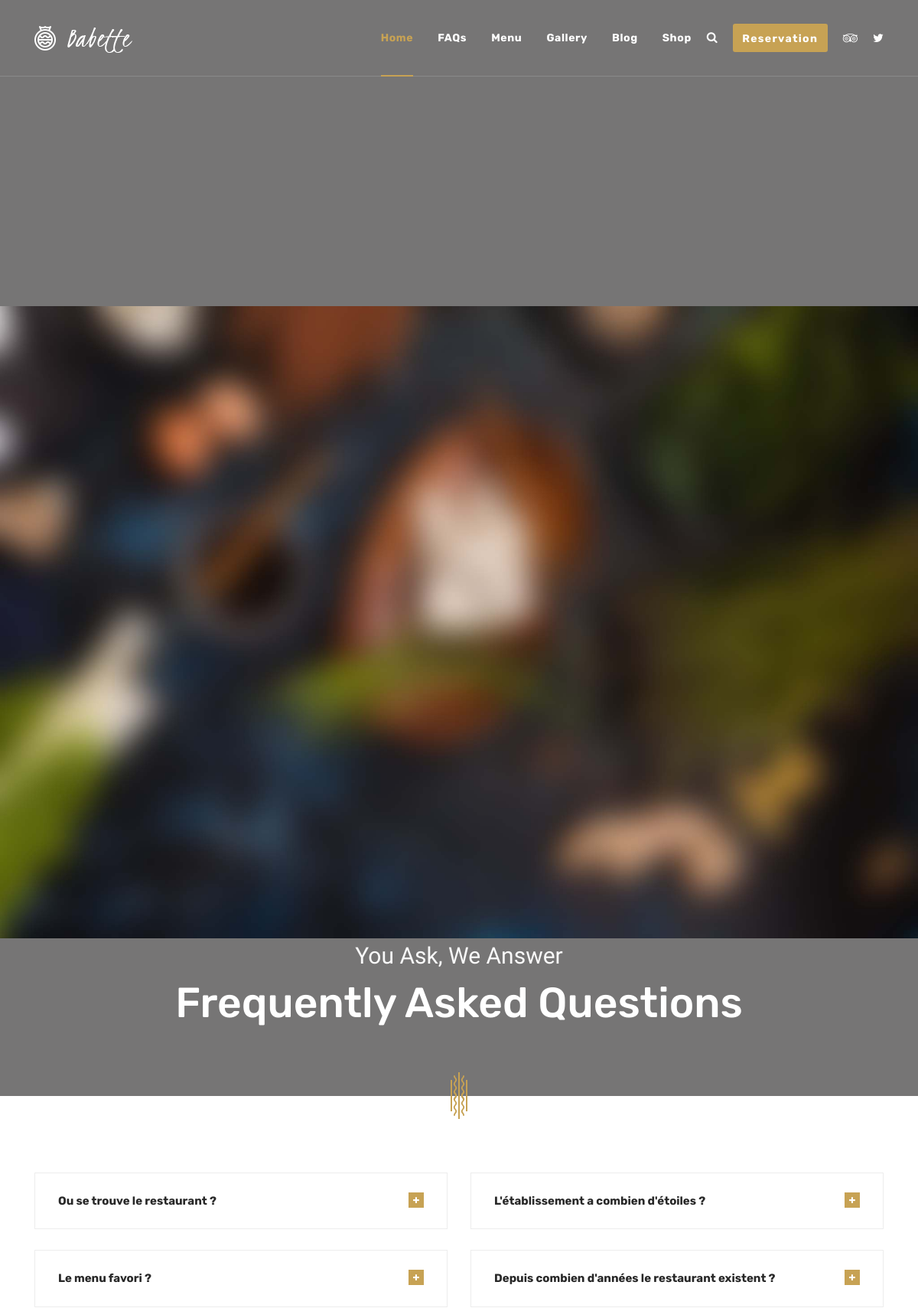
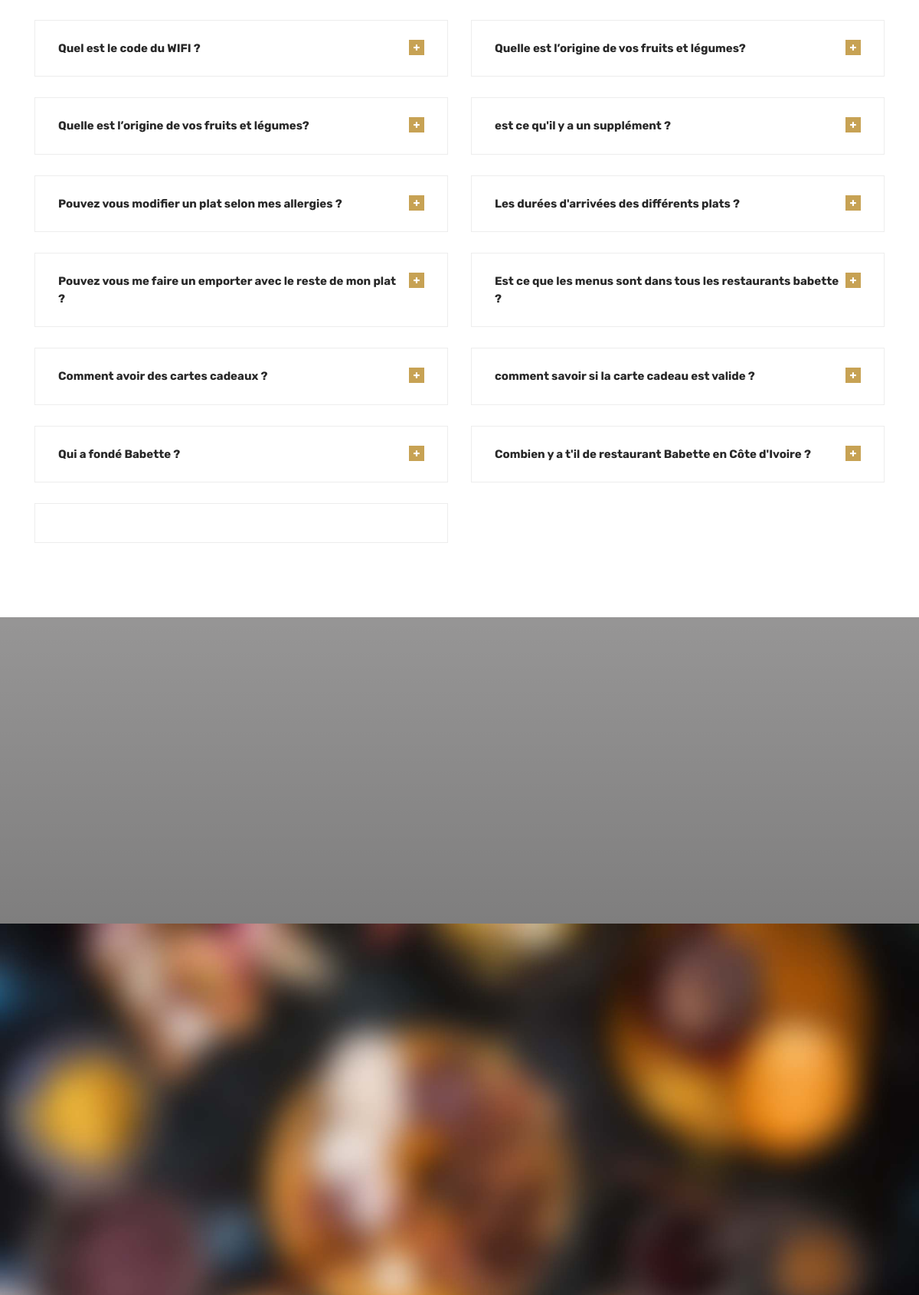
Page /faq (upper part) on the committed database (2 pictures, top to bottom).
### restaurant/models.py (models this page shows, shortened)
class Faq(models.Model):
    question = models.CharField(max_length=255)
    reponse = models.CharField(max_length=255)
    status = models.BooleanField(default=True)
    date_add = models.DateTimeField(auto_now_add=True)
    date_update = models.DateTimeField(auto_now=True)
    class Meta:
        verbose_name = "Faq"
        verbose_name_plural = "Faqs"

### restaurant/views.py (the view)
# urls.py: path('faq', views.faqs, name='faqs'),
def faqs(request: HttpRequest) -> HttpResponse:
    data = {
        "faqs": rest_models.Faq.objects.filter(status=True),
    }
    return render(request, 'pages/faqs.html', data)

### templates/pages/faqs.html (shortened to what this page needs)
{% extends 'bases/base.html' %}
{% load static %}
{% block content %}
    <section id="page-title" class="page-title page-title-layout1 text-center bg-overlay bg-overlay-2 bg-parallax">
      <div class="bg-img"><img src="{% static 'images/backgrounds/13.jpg' %}" alt="background"></div>
      <div class="container">
        <div class="row">
          <div class="col-sm-12 col-md-12 col-lg-10 offset-lg-1">
            <span class="pagetitle__subheading">You Ask, We Answer</span>
            <h1 class="pagetitle__heading">Frequently Asked Questions</h1>
          </div>
        </div>
      </div>
    </section>
    <section id="faq" class="faq pb-70">
      <div class="container">
        <div class="row" id="accordion">
          {% for faq in faqs  %}
          <div class="col-sm-12 col-md-12 col-lg-6">
        <div class="accordion-item">
          <div class="accordion__item-header" data-toggle="collapse" data-target="#collapse1">
            <a class="accordion__item-title" href="#">{{faq.question}}</a>
          </div>
        </div>
      </div>
      {% endfor %}
          <div class="col-sm-12 col-md-12 col-lg-6">
            <div class="accordion-item"></div>
            </div>
        </div>
      </div>
    </section>
    <section id="textBanner"
      class="text-banner text-banner-layout1 text-center bg-overlay bg-overlay-gradient bg-parallax">
      <div class="bg-img"><img src="{% static 'images/backgrounds/6.jpg' %}" alt="background"></div>
    </section>
{% endblock %}

### templates/bases/base.html (shortened to what this page needs)
{% load static %}
<!DOCTYPE html>
<html lang="fr">
<head>
  <link rel="stylesheet" href="{% static 'css/libraries.css' %}" />
  <link rel="stylesheet" href="{% static 'css/style.css' %}" />
</head>
<body>
  <div class="wrapper">
    <header id="header" class="header header-transparent header-layout1">
      <nav class="navbar navbar-expand-lg sticky-navbar">
        <div class="container">
          <a class="navbar-brand" href="{% url 'restaurant:index' %}">
            <img src="{% static 'images/logo/logo-light.png' %}" class="logo-light" alt="logo">
          </a>
          <div class="collapse navbar-collapse" id="mainNavigation">
            <ul class="navbar-nav ml-auto">
              <li class="nav__item">
                <a href="{% url 'restaurant:index' %}" class="dropdown-toggle nav__item-link active">Home</a>
              </li>
              <li class="nav__item">
                <a href="{% url 'restaurant:faqs' %}" class="dropdown-toggle nav__item-link">FAQs</a>
              </li>
              <li class="nav__item">
                <a href="{% url 'restaurant:menuBoard' %}" class="dropdown-toggle nav__item-link">Menu</a>
              </li>
              <li class="nav__item">
                <a href="{% url 'restaurant:gallery' %}" class="dropdown-toggle nav__item-link">Gallery</a>
              </li>
              <li class="nav__item">
                <a href="{% url 'blog:index' %}" class="dropdown-toggle nav__item-link">Blog</a>
              </li>
              <li class="nav__item">
                <a href="{% url 'shop:shop' %}" class="dropdown-toggle nav__item-link">Shop</a>
              </li>
            </ul>
          </div>
          <div class="navbar-actions-wrap">
            <div class="navbar-actions d-flex align-items-center">
              <a href="#" class="navbar__action-btn search-popup-trigger"><i class="fa fa-search"></i></a>
              <a href="{% url 'restaurant:reservation' %}"
                class="navbar__action-btn navbar__action-btn-reserve btn btn__primary">Reservation</a>
              <ul class="social__icons">
                <li><a href="#"><i class="fa fa-tripadvisor"></i></a></li>
                <li><a href="#"><i class="fa fa-twitter"></i></a></li>
              </ul>
            </div>
          </div>
        </div>
      </nav>
    </header>
      {% block content %}
      {% endblock %}
  </div>
</body>
</html>

### rows in the picture
Faq: question "Ou se trouve le restaurant ?"
Faq: question "L'établissement a combien d'étoiles ?"
Faq: question "Le menu favori ?"
Faq: question "Depuis combien d'années le restaurant existent ?"
Faq: question "Quel est le code du WIFI ?"
Faq: question "Quelle est l’origine de vos fruits et légumes?"
Faq: question "Quelle est l’origine de vos fruits et légumes?"
Faq: question "est ce qu'il y a un supplément ?"
Faq: question "Pouvez vous modifier un plat selon mes allergies ?"
Faq: question "Les durées d'arrivées des différents plats ?"
Faq: question "Pouvez vous me faire un emporter avec le reste de mon plat ?"
Faq: question "Est ce que les menus sont dans tous les restaurants babette ?"
Faq: question "Comment avoir des cartes cadeaux ?"
Faq: question "comment savoir si la carte cadeau est valide ?"
Faq: question "Qui a fondé Babette ?"
Faq: question "Combien y a t'il de restaurant Babette en Côte d'Ivoire ?"
